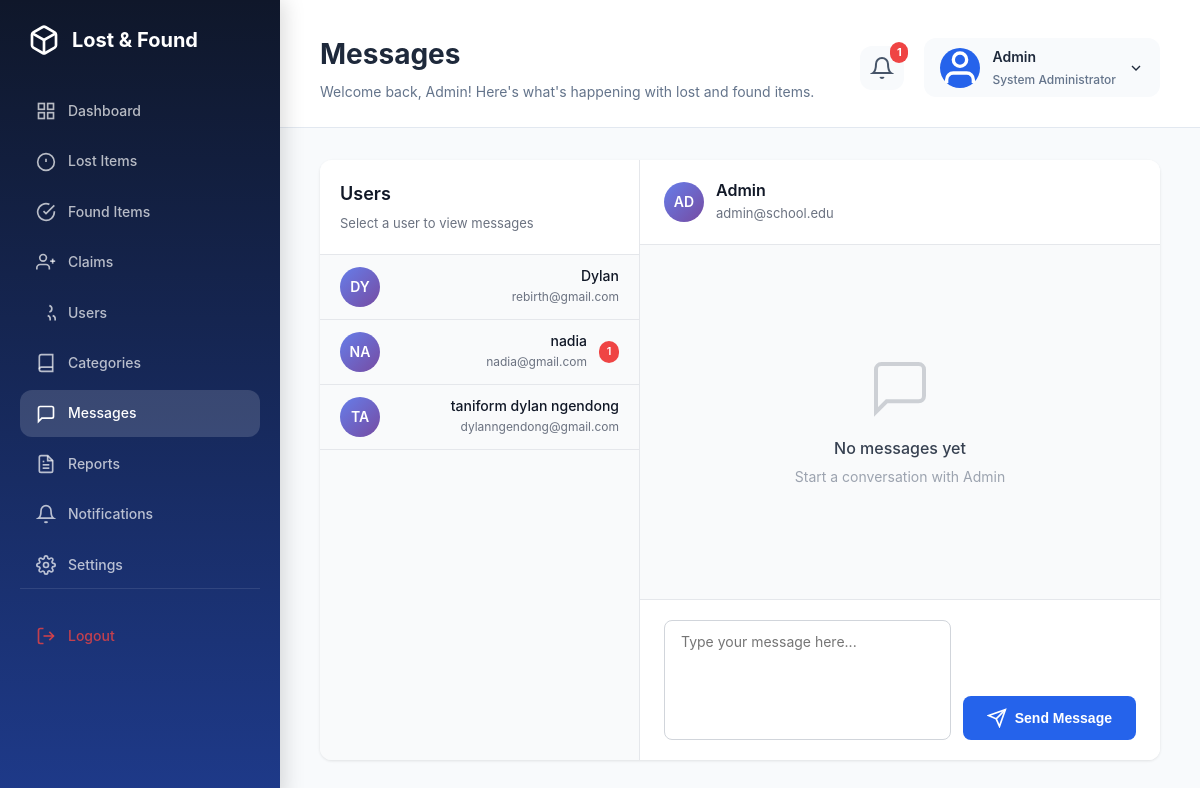
The app's page /admin/messages?user_id=2 (signed in) with its own data.
### tables this page shows
CREATE TABLE users (
        id INTEGER PRIMARY KEY AUTOINCREMENT,
        name TEXT NOT NULL,
        email TEXT NOT NULL UNIQUE,
        password TEXT NOT NULL,
        role TEXT NOT NULL DEFAULT "Student",
        created_at TEXT NOT NULL DEFAULT CURRENT_TIMESTAMP
    );

### app.py (the view)
@app.route('/admin/messages')
@admin_required
def admin_messages():
    conn = get_db_connection()
    users = conn.execute('SELECT * FROM users WHERE role != ? ORDER BY name', ('Admin',)).fetchall()
    selected_user_id = request.args.get('user_id', type=int)
    selected_user = None
    messages = []
    if selected_user_id:
        selected_user = conn.execute('SELECT * FROM users WHERE id = ?', (selected_user_id,)).fetchone()
        messages = conn.execute('''
            SELECT m.*, u.name as sender_name, u.role as sender_role
            FROM messages m
            JOIN users u ON m.sender_id = u.id
            WHERE (m.sender_id = ? AND m.receiver_id = ?) OR (m.sender_id = ? AND m.receiver_id = ?)
            ORDER BY m.created_at ASC
        ''', (session['user_id'], selected_user_id, selected_user_id, session['user_id'])).fetchall()
        conn.execute('UPDATE messages SET is_read = 1 WHERE receiver_id = ? AND sender_id = ?',
                    (session['user_id'], selected_user_id))
        conn.commit()
    user_unread = {}
    for user in users:
        count = conn.execute('''
            SELECT COUNT(*) as count FROM messages
            WHERE sender_id = ? AND receiver_id = ? AND is_read = 0
        ''', (user['id'], session['user_id'])).fetchone()['count']
        user_unread[user['id']] = count
    conn.close()
    return render_template('admin/messages.html',
                          users=users,
                          selected_user=selected_user,
                          messages=messages,
                          user_unread=user_unread)

### app.py (called while the page is built, shortened)
@app.context_processor
def inject_unread_messages():
    unread_messages = 0
    if 'user_id' in session:
        conn = get_db_connection()
        if session.get('role') == 'Admin':
            unread_messages = conn.execute('''
                SELECT COUNT(*) as count FROM messages
                WHERE receiver_id = ? AND is_read = 0
            ''', (session['user_id'],)).fetchone()['count']
        conn.close()
    return dict(unread_messages=unread_messages)

def get_db_connection():
    conn = sqlite3.connect('database/lostfound.db')
    conn.row_factory = sqlite3.Row
    return conn

def admin_required(f):
    @wraps(f)
    def decorated_function(*args, **kwargs):
        if 'user_id' not in session:
            return redirect(url_for('login'))
        if session.get('role') != 'Admin':
            flash('Access denied. Admin only.', 'error')
            return redirect(url_for('index'))
        return f(*args, **kwargs)
    return decorated_function

### templates/admin/messages.html (shortened to what this page needs)
{% extends "admin/base.html" %}
{% block page_title %}Messages{% endblock %}
{% block content %}
<div class="messages-container">
    <div class="messages-layout">
        <div class="messages-sidebar">
            <div class="messages-sidebar-header">
                <h3>Users</h3>
                <p>Select a user to view messages</p>
            </div>
            <div class="user-list">
                {% if users %}
                    {% for user in users %}
                    <a href="{{ url_for('admin_messages', user_id=user.id) }}"
                       class="user-item {{ 'active' if selected_user and selected_user.id == user.id else '' }}">
                        <div class="user-avatar">
                            {{ user.name[:2].upper() }}
                        </div>
                        <div class="user-info">
                            <div class="user-name">{{ user.name }}</div>
                            <div class="user-email">{{ user.email }}</div>
                        </div>
                        {% if user_unread[user.id] > 0 %}
                        <span class="unread-badge">{{ user_unread[user.id] }}</span>
                        {% endif %}
                    </a>
                    {% endfor %}
                {% endif %}
            </div>
        </div>
        <div class="messages-main">
            {% if selected_user %}
                <div class="messages-header">
                    <div class="messages-header-user">
                        <div class="user-avatar">
                            {{ selected_user.name[:2].upper() }}
                        </div>
                        <div class="user-details">
                            <div class="user-name">{{ selected_user.name }}</div>
                            <div class="user-email">{{ selected_user.email }}</div>
                        </div>
                    </div>
                </div>
                <div class="messages-list" id="messagesList">
                    {% if messages %}
                        {% for message in messages %}
                        <div class="message-item {{ 'message-sent' if message.sender_id == session.user_id else 'message-received' }}">
                            <div class="message-avatar">
                                {{ message.sender_name[:2].upper() }}
                            </div>
                            <div class="message-content">
                                <div class="message-header">
                                    <span class="message-sender">{{ message.sender_name }}</span>
                                    <span class="message-time">{{ message.created_at[:16] if message.created_at else '' }}</span>
                                </div>
                                <div class="message-text">{{ message.message }}</div>
                            </div>
                        </div>
                        {% endfor %}
                    {% else %}
                        <div class="no-messages">
                            <svg width="64" height="64" viewBox="0 0 24 24" fill="none" stroke="currentColor" stroke-width="1.5" style="opacity:0.3;margin-bottom:16px;">
                                <path d="M21 15a2 2 0 0 1-2 2H7l-4 4V5a2 2 0 0 1 2-2h14a2 2 0 0 1 2 2z"/>
                            </svg>
                            <p>No messages yet</p>
                            <small>Start a conversation with {{ selected_user.name }}</small>
                        </div>
                    {% endif %}
                </div>
                <div class="messages-input">
                    <form method="POST" action="{{ url_for('admin_send_message') }}" class="message-form">
                        <textarea name="message" placeholder="Type your message here..." rows="3" required></textarea>
                        <button type="submit" class="send-btn">
                            <svg width="20" height="20" viewBox="0 0 24 24" fill="none" stroke="currentColor" stroke-width="2">
                                <line x1="22" y1="2" x2="11" y2="13"/>
                                <polygon points="22 2 15 22 11 13 2 9 22 2"/>
                            </svg>
                            Send Message
                        </button>
                    </form>
                </div>
            {% endif %}
        </div>
    </div>
</div>
{% endblock %}

### static/css/style.css (style rules this page uses)
* { margin:0; padding:0; box-sizing:border-box; }
:root { --primary:#2563eb; --primary-deep:#1d4ed8; --primary-light:#3b82f6; --secondary:#10b981; --secondary-deep:#059669; --accent:#f59e0b; --danger:#ef4444; --navy:#111827; --surface:#ffffff; --surface-soft:#f8fbff; --surface-alt:#f1f5f9; --border:#e2e8f0; --border-light:#dbeafe; --text-primary:#1e293b; --text-secondary:#64748b; --text-muted:#94a3b8; --shadow-sm:0 1px 2px rgba(0,0,0,0.05); --shadow-md:0 4px 6px rgba(0,0,0,0.07); --shadow-lg:0 10px 15px rgba(0,0,0,0.1); --shadow-xl:0 20px 25px rgba(0,0,0,0.15); --radius-sm:8px; --radius-md:12px; --radius-lg:16px; --radius-xl:20px; }
body { font-family: 'Segoe UI', -apple-system, BlinkMacSystemFont, Arial, sans-serif; background: radial-gradient(circle at top, rgba(148,163,184,0.12), transparent 25%), linear-gradient(135deg, #f8fbff 0%, #edf4ff 45%, #fdfefe 100%); color:var(--text-primary); line-height:1.6; min-height:100vh; }
input, select, textarea { width:100%; border:1px solid var(--border); border-radius:var(--radius-md); padding:12px 16px; font-size:15px; background:var(--surface); transition:border-color 0.3s ease, box-shadow 0.3s ease; }
textarea { min-height:120px; resize:vertical; }

### static/css/admin.css (style rules this page uses)
* { margin: 0; padding: 0; box-sizing: border-box; }
:root { --primary: #2563EB; --primary-dark: #1E3A8A; --success: #22C55E; --warning: #F59E0B; --danger: #EF4444; --purple: #8B5CF6; --cyan: #06B6D4; --gray-900: #1E293B; --gray-800: #334155; --gray-700: #475569; --gray-600: #64748B; --gray-500: #94A3B8; --gray-400: #CBD5E1; --gray-300: #E2E8F0; --gray-200: #F1F5F9; --gray-100: #F8FAFC; --white: #ffffff; --shadow-sm: 0 1px 2px rgba(0, 0, 0, 0.05); --shadow: 0 4px 6px -1px rgba(0, 0, 0, 0.1); --shadow-lg: 0 10px 15px -3px rgba(0, 0, 0, 0.1); --shadow-xl: 0 20px 25px -5px rgba(0, 0, 0, 0.1); --radius-sm: 8px; --radius: 12px; --radius-lg: 16px; --sidebar-gradient: linear-gradient(180deg, #0F172A 0%, #1E3A8A 100%); }
.admin-body { margin: 0; padding: 0; font-family: 'Inter', -apple-system, BlinkMacSystemFont, 'Segoe UI', Roboto, 'Helvetica Neue', Arial, sans-serif; background: #F8FAFC; }
.user-info { text-align: right; }
.user-name { font-size: 14px; font-weight: 700; color: var(--gray-900); line-height: 1.3; }
.user-avatar { width: 40px; height: 40px; border-radius: 50%; background: linear-gradient(135deg, var(--primary), var(--primary-dark)); display: flex; align-items: center; justify-content: center; color: var(--white); font-weight: 700; font-size: 16px; }

### records on screen
users: name "DY", name "Dylan", email "rebirth@gmail.com"
users: name "NA", name "nadia", email "nadia@gmail.com", user_unread "1"
users: name "TA", name "taniform dylan ngendong", email "dylanngendong@gmail.com"
users: name "AD", name "Admin", email "admin@school.edu"

### other values on screen
{{ unread_messages }} "1"
{{ session.get('name', 'Admin') }} "Admin"
